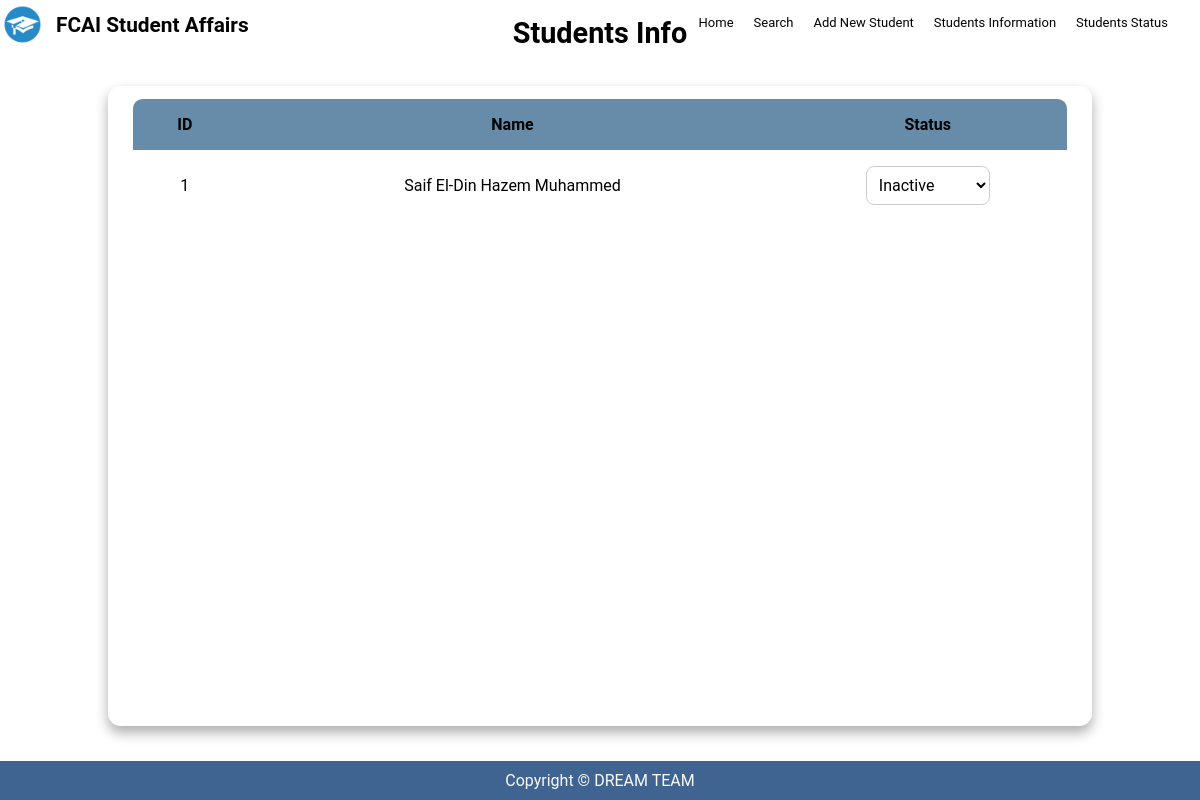
/status/, run on an earlier commit of the app's database.
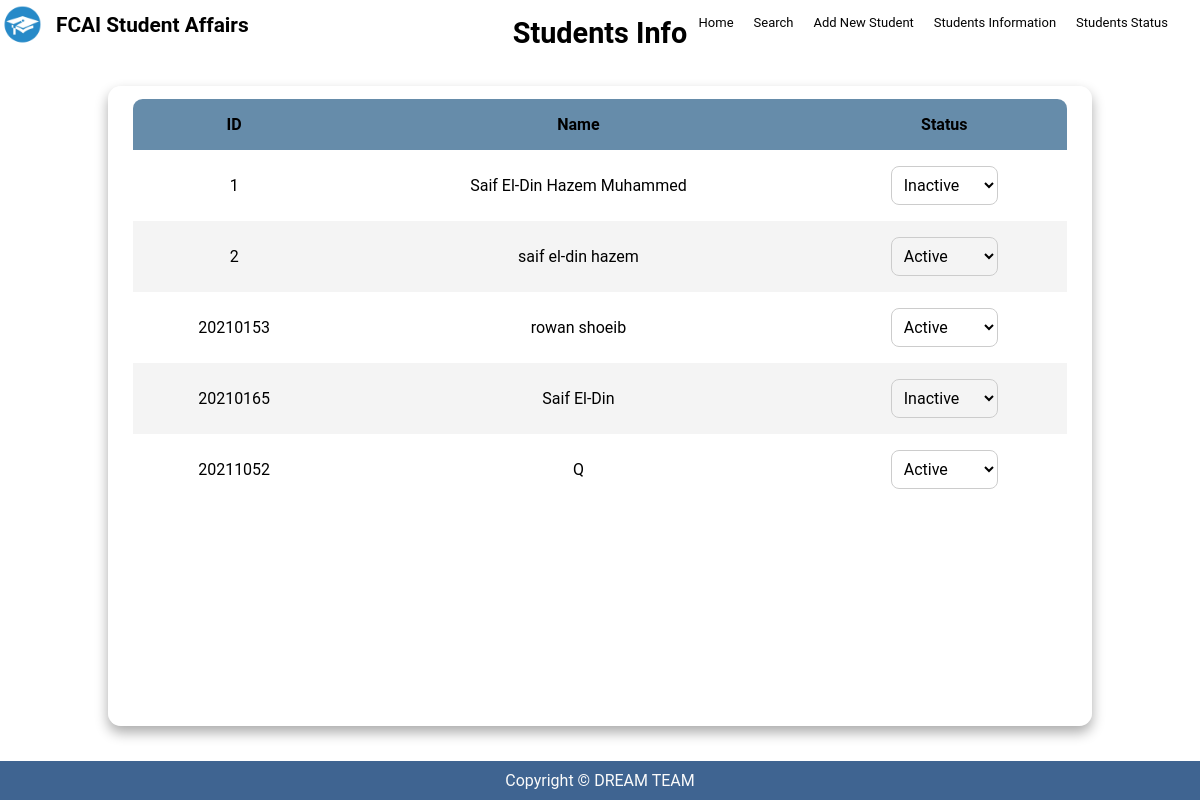
And on a later commit of the database.
### students/models.py (models this page shows, shortened)
class Student(models.Model):
    name = models.CharField(max_length=50)
    status = models.CharField(max_length=25, choices=STATUS)
    birthDate = models.DateField()
    gpa = models.FloatField()
    phoneNumber = models.CharField(max_length=11)
    email = models.EmailField()
    gender = models.CharField(max_length=6, choices=GENDER)
    level = models.IntegerField(choices=LEVEL_CHOICES)
    department = models.CharField(max_length=25, choices=DEPARTMENTS)

### students/views.py (the view)
# urls.py: path('status/', views.studentList, name='status'),
def studentList(request):
    allStudents = Student.objects.all()  # Get all students from the database
    context = {'allStudents': allStudents}
    return render(request, 'studentList.html', context)

### students/templates/studentList.html (shortened to what this page needs)
{% extends 'base.html' %}
{% block body %}
<section class="table__header">
  <h1 class="statusTitle">Students Info</h1>
</section>
<form action="{% url 'students:status' %}" method="POST">
  <div class="allStatusTable">
    <main class="table" id="saifTable">
      <section class="table__body">
        <table>
          <thead>
            <tr>
              <th>ID</th>
              <th>Name</th>
              <th>Status</th>
            </tr>
          </thead>
          <tbody>
            {% for student in allStudents %}
            <div id="studentContainer">
              <tr>
                <td>{{ student.id }}</td>
                <td>{{ student.name }}</td>
                <td>
                  <select name="stDstatus" class="stDstatus" data-student-id="{{ student.id }}">
                    <option value="ACTIVE" {% if student.status == "ACTIVE" %}selected{% endif %}>Active</option>
                    <option value="INACTIVE" {% if student.status == "INACTIVE" %}selected{% endif %}>Inactive</option>
                  </select>
                </td>
              </tr>
            </div>
            {% endfor %}
          </tbody>
        </table>
      </section>
    </main>
  </div>
</form>
{% endblock body %}

What changed in the data, as far as the page shows it:
added Student: id "2", name "saif el-din hazem", stDstatus "Active"
added Student: id "20210153", name "rowan shoeib", stDstatus "Active"
added Student: id "20210165", name "Saif El-Din", stDstatus "Inactive"
added Student: id "20211052", name "Q", stDstatus "Active"
